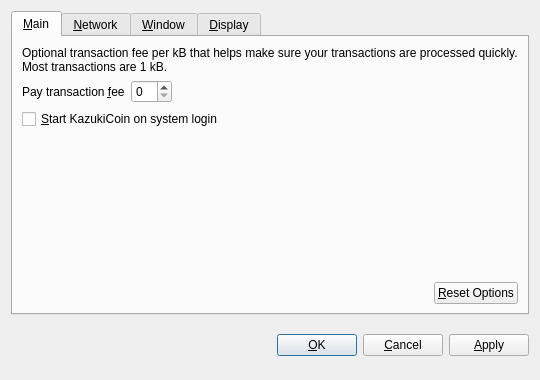
<?xml version="1.0" encoding="UTF-8"?>
<ui version="4.0">
 <class>OptionsDialog</class>
 <widget class="QDialog" name="OptionsDialog">
  <property name="geometry">
   <rect>
    <x>0</x>
    <y>0</y>
    <width>540</width>
    <height>380</height>
   </rect>
  </property>
  <property name="windowTitle">
   <string>Options</string>
  </property>
  <property name="modal">
   <bool>true</bool>
  </property>
  <layout class="QVBoxLayout" name="verticalLayout">
   <item>
    <widget class="QTabWidget" name="tabWidget">
     <property name="tabPosition">
      <enum>QTabWidget::North</enum>
     </property>
     <property name="currentIndex">
      <number>0</number>
     </property>
     <widget class="QWidget" name="tabMain">
      <attribute name="title">
       <string>&amp;Main</string>
      </attribute>
      <layout class="QVBoxLayout" name="verticalLayout_Main">
       <item>
        <widget class="QLabel" name="transactionFeeInfoLabel">
         <property name="text">
          <string>Optional transaction fee per kB that helps make sure your transactions are processed quickly. Most transactions are 1 kB.</string>
         </property>
         <property name="textFormat">
          <enum>Qt::PlainText</enum>
         </property>
         <property name="wordWrap">
          <bool>true</bool>
         </property>
        </widget>
       </item>
       <item>
        <layout class="QHBoxLayout" name="horizontalLayout_1_Main">
         <item>
          <widget class="QLabel" name="transactionFeeLabel">
           <property name="text">
            <string>Pay transaction &amp;fee</string>
           </property>
           <property name="textFormat">
            <enum>Qt::PlainText</enum>
           </property>
           <property name="buddy">
            <cstring>transactionFee</cstring>
           </property>
          </widget>
         </item>
         <item>
          <widget class="BitcoinAmountField" name="transactionFee"/>
         </item>
         <item>
          <spacer name="horizontalSpacer_1_Main">
           <property name="orientation">
            <enum>Qt::Horizontal</enum>
           </property>
           <property name="sizeHint" stdset="0">
            <size>
             <width>40</width>
             <height>20</height>
            </size>
           </property>
          </spacer>
         </item>
        </layout>
       </item>
       <item>
        <widget class="QCheckBox" name="bitcoinAtStartup">
         <property name="toolTip">
          <string>Automatically start KazukiCoin after logging in to the system.</string>
         </property>
         <property name="text">
          <string>&amp;Start KazukiCoin on system login</string>
         </property>
        </widget>
       </item>
       <item>
        <spacer name="verticalSpacer_Main">
         <property name="orientation">
          <enum>Qt::Vertical</enum>
         </property>
         <property name="sizeHint" stdset="0">
          <size>
           <width>20</width>
           <height>40</height>
          </size>
         </property>
        </spacer>
       </item>
       <item>
        <layout class="QHBoxLayout" name="horizontalLayout_2_Main">
         <item>
          <spacer name="horizontalSpacer_2_Main">
           <property name="orientation">
            <enum>Qt::Horizontal</enum>
           </property>
           <property name="sizeHint" stdset="0">
            <size>
             <width>40</width>
             <height>20</height>
            </size>
           </property>
          </spacer>
         </item>
         <item>
          <widget class="QPushButton" name="resetButton">
           <property name="toolTip">
            <string>Reset all client options to default.</string>
           </property>
           <property name="text">
            <string>&amp;Reset Options</string>
           </property>
           <property name="autoDefault">
            <bool>false</bool>
           </property>
          </widget>
         </item>
        </layout>
       </item>
      </layout>
     </widget>
     <widget class="QWidget" name="tabNetwork">
      <attribute name="title">
       <string>&amp;Network</string>
      </attribute>
      <layout class="QVBoxLayout" name="verticalLayout_Network">
       <item>
        <widget class="QCheckBox" name="mapPortUpnp">
         <property name="toolTip">
          <string>Automatically open the KazukiCoin client port on the router. This only works when your router supports UPnP and it is enabled.</string>
         </property>
         <property name="text">
          <string>Map port using &amp;UPnP</string>
         </property>
        </widget>
       </item>
       <item>
        <widget class="QCheckBox" name="connectSocks">
         <property name="toolTip">
          <string>Connect to the KazukiCoin network through a SOCKS proxy (e.g. when connecting through Tor).</string>
         </property>
         <property name="text">
          <string>&amp;Connect through SOCKS proxy:</string>
         </property>
        </widget>
       </item>
       <item>
        <layout class="QHBoxLayout" name="horizontalLayout_Network">
         <item>
          <widget class="QLabel" name="proxyIpLabel">
           <property name="text">
            <string>Proxy &amp;IP:</string>
           </property>
           <property name="textFormat">
            <enum>Qt::PlainText</enum>
           </property>
           <property name="buddy">
            <cstring>proxyIp</cstring>
           </property>
          </widget>
         </item>
         <item>
          <widget class="QValidatedLineEdit" name="proxyIp">
           <property name="maximumSize">
            <size>
             <width>140</width>
             <height>16777215</height>
            </size>
           </property>
           <property name="toolTip">
            <string>IP address of the proxy (e.g. 127.0.0.1)</string>
           </property>
          </widget>
         </item>
         <item>
          <widget class="QLabel" name="proxyPortLabel">
           <property name="text">
            <string>&amp;Port:</string>
           </property>
           <property name="textFormat">
            <enum>Qt::PlainText</enum>
           </property>
           <property name="buddy">
            <cstring>proxyPort</cstring>
           </property>
          </widget>
         </item>
         <item>
          <widget class="QLineEdit" name="proxyPort">
           <property name="maximumSize">
            <size>
             <width>55</width>
             <height>16777215</height>
            </size>
           </property>
           <property name="toolTip">
            <string>Port of the proxy (e.g. 9050)</string>
           </property>
          </widget>
         </item>
         <item>
          <widget class="QLabel" name="socksVersionLabel">
           <property name="text">
            <string>SOCKS &amp;Version:</string>
           </property>
           <property name="textFormat">
            <enum>Qt::PlainText</enum>
           </property>
           <property name="buddy">
            <cstring>socksVersion</cstring>
           </property>
          </widget>
         </item>
         <item>
          <widget class="QValueComboBox" name="socksVersion">
           <property name="toolTip">
            <string>SOCKS version of the proxy (e.g. 5)</string>
           </property>
          </widget>
         </item>
         <item>
          <spacer name="horizontalSpacer_Network">
           <property name="orientation">
            <enum>Qt::Horizontal</enum>
           </property>
           <property name="sizeHint" stdset="0">
            <size>
             <width>40</width>
             <height>20</height>
            </size>
           </property>
          </spacer>
         </item>
        </layout>
       </item>
       <item>
        <spacer name="verticalSpacer_Network">
         <property name="orientation">
          <enum>Qt::Vertical</enum>
         </property>
         <property name="sizeHint" stdset="0">
          <size>
           <width>20</width>
           <height>40</height>
          </size>
         </property>
        </spacer>
       </item>
      </layout>
     </widget>
     <widget class="QWidget" name="tabWindow">
      <attribute name="title">
       <string>&amp;Window</string>
      </attribute>
      <layout class="QVBoxLayout" name="verticalLayout_Window">
       <item>
        <widget class="QCheckBox" name="minimizeToTray">
         <property name="toolTip">
          <string>Show only a tray icon after minimizing the window.</string>
         </property>
         <property name="text">
          <string>&amp;Minimize to the tray instead of the taskbar</string>
         </property>
        </widget>
       </item>
       <item>
        <widget class="QCheckBox" name="minimizeOnClose">
         <property name="toolTip">
          <string>Minimize instead of exit the application when the window is closed. When this option is enabled, the application will be closed only after selecting Quit in the menu.</string>
         </property>
         <property name="text">
          <string>M&amp;inimize on close</string>
         </property>
        </widget>
       </item>
       <item>
        <spacer name="verticalSpacer_Window">
         <property name="orientation">
          <enum>Qt::Vertical</enum>
         </property>
         <property name="sizeHint" stdset="0">
          <size>
           <width>20</width>
           <height>40</height>
          </size>
         </property>
        </spacer>
       </item>
      </layout>
     </widget>
     <widget class="QWidget" name="tabDisplay">
      <attribute name="title">
       <string>&amp;Display</string>
      </attribute>
      <layout class="QVBoxLayout" name="verticalLayout_Display">
       <item>
        <layout class="QHBoxLayout" name="horizontalLayout_1_Display">
         <item>
          <widget class="QLabel" name="langLabel">
           <property name="text">
            <string>User Interface &amp;language:</string>
           </property>
           <property name="textFormat">
            <enum>Qt::PlainText</enum>
           </property>
           <property name="buddy">
            <cstring>lang</cstring>
           </property>
          </widget>
         </item>
         <item>
          <widget class="QValueComboBox" name="lang">
           <property name="toolTip">
            <string>The user interface language can be set here. This setting will take effect after restarting KazukiCoin.</string>
           </property>
          </widget>
         </item>
        </layout>
       </item>
       <item>
        <layout class="QHBoxLayout" name="horizontalLayout_2_Display">
         <item>
          <widget class="QLabel" name="unitLabel">
           <property name="text">
            <string>&amp;Unit to show amounts in:</string>
           </property>
           <property name="textFormat">
            <enum>Qt::PlainText</enum>
           </property>
           <property name="buddy">
            <cstring>unit</cstring>
           </property>
          </widget>
         </item>
         <item>
          <widget class="QValueComboBox" name="unit">
           <property name="toolTip">
            <string>Choose the default subdivision unit to show in the interface and when sending coins.</string>
           </property>
          </widget>
         </item>
        </layout>
       </item>
       <item>
        <widget class="QCheckBox" name="displayAddresses">
         <property name="toolTip">
          <string>Whether to show KazukiCoin addresses in the transaction list or not.</string>
         </property>
         <property name="text">
          <string>&amp;Display addresses in transaction list</string>
         </property>
        </widget>
       </item>
       <item>
        <widget class="QCheckBox" name="coinControlFeatures">
         <property name="toolTip">
          <string>Whether to show coin control features or not.</string>
         </property>
         <property name="text">
          <string>Display coin &amp;control features (experts only!)</string>
         </property>
        </widget>
       </item>
       <item>
        <spacer name="verticalSpacer_Display">
         <property name="orientation">
          <enum>Qt::Vertical</enum>
         </property>
         <property name="sizeHint" stdset="0">
          <size>
           <width>20</width>
           <height>40</height>
          </size>
         </property>
        </spacer>
       </item>
      </layout>
     </widget>
    </widget>
   </item>
   <item>
    <layout class="QHBoxLayout" name="horizontalLayout_Buttons">
     <item>
      <spacer name="horizontalSpacer_1">
       <property name="orientation">
        <enum>Qt::Horizontal</enum>
       </property>
       <property name="sizeHint" stdset="0">
        <size>
         <width>40</width>
         <height>48</height>
        </size>
       </property>
      </spacer>
     </item>
     <item>
      <widget class="QLabel" name="statusLabel">
       <property name="font">
        <font>
         <weight>75</weight>
         <bold>true</bold>
        </font>
       </property>
       <property name="text">
        <string/>
       </property>
       <property name="textFormat">
        <enum>Qt::PlainText</enum>
       </property>
       <property name="wordWrap">
        <bool>true</bool>
       </property>
      </widget>
     </item>
     <item>
      <spacer name="horizontalSpacer_2">
       <property name="orientation">
        <enum>Qt::Horizontal</enum>
       </property>
       <property name="sizeHint" stdset="0">
        <size>
         <width>40</width>
         <height>48</height>
        </size>
       </property>
      </spacer>
     </item>
     <item>
      <widget class="QPushButton" name="okButton">
       <property name="text">
        <string>&amp;OK</string>
       </property>
      </widget>
     </item>
     <item>
      <widget class="QPushButton" name="cancelButton">
       <property name="text">
        <string>&amp;Cancel</string>
       </property>
       <property name="autoDefault">
        <bool>false</bool>
       </property>
      </widget>
     </item>
     <item>
      <widget class="QPushButton" name="applyButton">
       <property name="text">
        <string>&amp;Apply</string>
       </property>
       <property name="autoDefault">
        <bool>false</bool>
       </property>
      </widget>
     </item>
    </layout>
   </item>
  </layout>
 </widget>
 <customwidgets>
  <customwidget>
   <class>BitcoinAmountField</class>
   <extends>QSpinBox</extends>
   <header>bitcoinamountfield.h</header>
  </customwidget>
  <customwidget>
   <class>QValueComboBox</class>
   <extends>QComboBox</extends>
   <header>qvaluecombobox.h</header>
  </customwidget>
  <customwidget>
   <class>QValidatedLineEdit</class>
   <extends>QLineEdit</extends>
   <header>qvalidatedlineedit.h</header>
  </customwidget>
 </customwidgets>
 <resources/>
 <connections/>
</ui>
